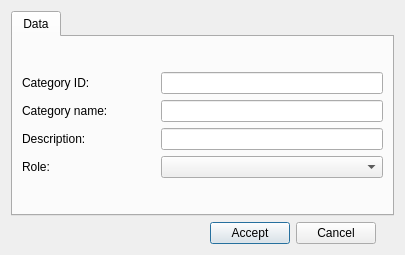
<?xml version="1.0" encoding="UTF-8"?>
<ui version="4.0">
 <class>dlg_feature_add</class>
 <widget class="QDialog" name="dlg_feature_add">
  <property name="geometry">
   <rect>
    <x>0</x>
    <y>0</y>
    <width>405</width>
    <height>255</height>
   </rect>
  </property>
  <property name="windowTitle">
   <string>Add category</string>
  </property>
  <layout class="QGridLayout" name="gridLayout">
   <item row="0" column="0" colspan="4">
    <widget class="QTabWidget" name="mainTab">
     <property name="currentIndex">
      <number>0</number>
     </property>
     <widget class="QWidget" name="tab_del_feature">
      <attribute name="title">
       <string>Data</string>
      </attribute>
      <layout class="QGridLayout" name="gridLayout_2">
       <item row="5" column="1">
        <layout class="QGridLayout" name="gridLayout_4">
         <item row="1" column="0">
          <widget class="QLabel" name="lbl_cat_name">
           <property name="sizePolicy">
            <sizepolicy hsizetype="Preferred" vsizetype="Preferred">
             <horstretch>0</horstretch>
             <verstretch>0</verstretch>
            </sizepolicy>
           </property>
           <property name="text">
            <string>Category name: </string>
           </property>
          </widget>
         </item>
         <item row="0" column="0">
          <widget class="QLabel" name="lbl_cat_id">
           <property name="sizePolicy">
            <sizepolicy hsizetype="Fixed" vsizetype="Preferred">
             <horstretch>0</horstretch>
             <verstretch>0</verstretch>
            </sizepolicy>
           </property>
           <property name="text">
            <string>Category ID: </string>
           </property>
          </widget>
         </item>
         <item row="1" column="3">
          <widget class="QLineEdit" name="idval"/>
         </item>
         <item row="2" column="3">
          <widget class="QLineEdit" name="descript"/>
         </item>
         <item row="0" column="1">
          <spacer name="horizontalSpacer_3">
           <property name="orientation">
            <enum>Qt::Horizontal</enum>
           </property>
           <property name="sizeType">
            <enum>QSizePolicy::Fixed</enum>
           </property>
           <property name="sizeHint" stdset="0">
            <size>
             <width>44</width>
             <height>20</height>
            </size>
           </property>
          </spacer>
         </item>
         <item row="3" column="1">
          <spacer name="horizontalSpacer_6">
           <property name="orientation">
            <enum>Qt::Horizontal</enum>
           </property>
           <property name="sizeType">
            <enum>QSizePolicy::Fixed</enum>
           </property>
           <property name="sizeHint" stdset="0">
            <size>
             <width>44</width>
             <height>20</height>
            </size>
           </property>
          </spacer>
         </item>
         <item row="3" column="3">
          <widget class="QComboBox" name="sys_role"/>
         </item>
         <item row="1" column="1">
          <spacer name="horizontalSpacer_4">
           <property name="orientation">
            <enum>Qt::Horizontal</enum>
           </property>
           <property name="sizeType">
            <enum>QSizePolicy::Fixed</enum>
           </property>
           <property name="sizeHint" stdset="0">
            <size>
             <width>44</width>
             <height>20</height>
            </size>
           </property>
          </spacer>
         </item>
         <item row="2" column="0">
          <widget class="QLabel" name="lbl_descript">
           <property name="text">
            <string>Description: </string>
           </property>
          </widget>
         </item>
         <item row="2" column="1">
          <spacer name="horizontalSpacer_5">
           <property name="orientation">
            <enum>Qt::Horizontal</enum>
           </property>
           <property name="sizeType">
            <enum>QSizePolicy::Fixed</enum>
           </property>
           <property name="sizeHint" stdset="0">
            <size>
             <width>44</width>
             <height>20</height>
            </size>
           </property>
          </spacer>
         </item>
         <item row="3" column="0">
          <widget class="QLabel" name="lbl_role">
           <property name="text">
            <string>Role: </string>
           </property>
          </widget>
         </item>
         <item row="0" column="3">
          <widget class="QLineEdit" name="feature_id"/>
         </item>
        </layout>
       </item>
      </layout>
     </widget>
    </widget>
   </item>
   <item row="2" column="0">
    <layout class="QGridLayout" name="lyt_buttons">
     <property name="topMargin">
      <number>0</number>
     </property>
     <item row="0" column="1">
      <widget class="QPushButton" name="btn_add">
       <property name="text">
        <string>Accept</string>
       </property>
      </widget>
     </item>
     <item row="0" column="0">
      <spacer name="horizontalSpacer">
       <property name="orientation">
        <enum>Qt::Horizontal</enum>
       </property>
       <property name="sizeHint" stdset="0">
        <size>
         <width>40</width>
         <height>20</height>
        </size>
       </property>
      </spacer>
     </item>
     <item row="0" column="2">
      <widget class="QPushButton" name="btn_cancel">
       <property name="text">
        <string>Cancel</string>
       </property>
      </widget>
     </item>
    </layout>
   </item>
  </layout>
 </widget>
 <tabstops>
  <tabstop>mainTab</tabstop>
  <tabstop>feature_id</tabstop>
  <tabstop>idval</tabstop>
  <tabstop>descript</tabstop>
  <tabstop>sys_role</tabstop>
 </tabstops>
 <resources/>
 <connections/>
</ui>
